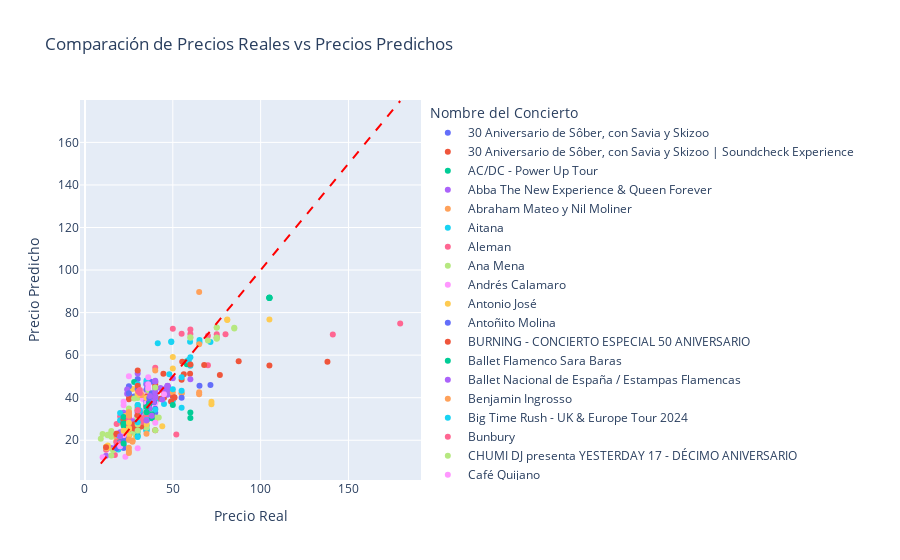

Notebook code cell kept with this figure:
### Markdown cell above
RANDOM SEARCH ESTANDARIZADO

### Code cell
# Definir los parámetros para Random Search
params = {
    'mlp__hidden_layer_sizes': range(1, 401),
    'mlp__activation': ["relu", "identity",  "tanh", "logistic"],
    'mlp__solver': ['sgd', 'lbfgs', 'adam'],
}

# Realizar Random Search
start_time = time.time()

randomSearch = RandomizedSearchCV(estimator=pipeline, param_distributions=params, n_iter=180, n_jobs=-1, scoring='neg_mean_squared_error', cv=ps)
randomSearch.fit(X_train, y)

results = cross_validate(randomSearch.best_estimator_, X_train, y, cv=ps, scoring=scoring, return_train_score=True)

end_time = time.time()
execution_time = end_time - start_time
print("Tiempo de ejecución:", execution_time, "segundos")

print('Mejores parámetros RandomSearch: ', randomSearch.best_params_)

resultados = crear_tabla_resultados(results)

cargar_modelo_mlflow(randomSearch.best_estimator_, 'MIN_PRICE', 'RANDOM SEARCH ESTANDARIZADO', resultados, execution_time)

# Mostrar las predicciones y los valores reales
plot_model_predictions(randomSearch.best_estimator_, X_train, y, data)
feature_importance(randomSearch.best_estimator_, X_train, y, 15)
resultados
